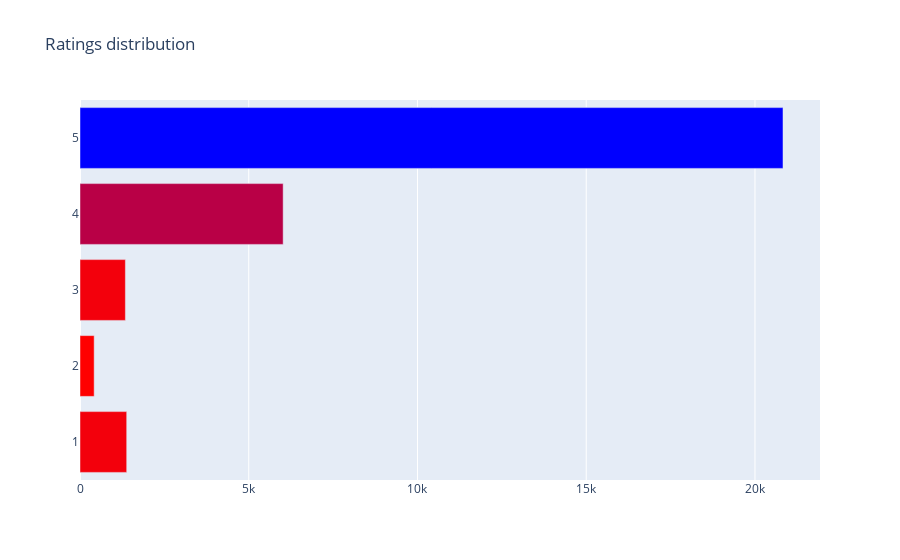

This figure's notebook cell:
### Code cell
cnt_srs = prod_df['reviews_rating'].value_counts().head()
trace = go.Bar(
    y=cnt_srs.index[::-1],
    x=cnt_srs.values[::-1],
    orientation = 'h',
    marker=dict(
        color=cnt_srs.values[::-1],
        colorscale = 'Bluered',
        reversescale = True
    ),
)

layout = dict(
    title='Ratings distribution',
    )
data = [trace]
fig = go.Figure(data=data, layout=layout)
py.iplot(fig, filename="Ratings")

### Figure 1 — Plotly figure (JSON) as saved in the notebook; plotly's stock layout.template omitted (floating-point values rounded to 4 significant figures)
{"data": [{"marker": {"color": [420, 1345, 1384, 6020, 20831], "reversescale": true, "colorscale": [[0, "rgb(0,0,255)"], [1, "rgb(255,0,0)"]]}, "x": [420, 1345, 1384, 6020, 20831], "type": "bar", "orientation": "h", "y": [2, 3, 1, 4, 5]}], "layout": {"title": {"text": "Ratings distribution"}}}
